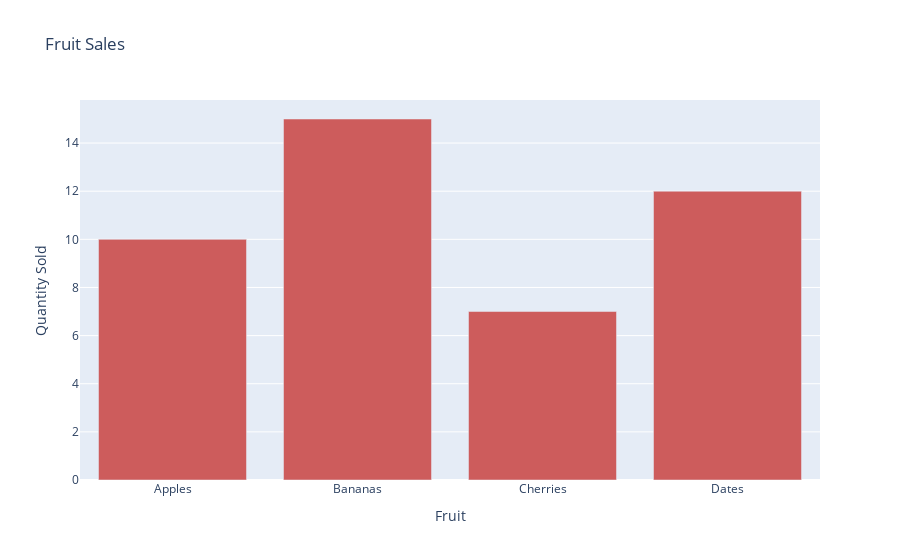

The notebook cell saved with this chart:
### Code cell
# 5. Generate a bar plot using Plotly.

# 5.
import plotly.graph_objects as go

# Sample data
categories = ['Apples', 'Bananas', 'Cherries', 'Dates']
values = [10, 15, 7, 12]

# Create bar plot
fig = go.Figure(data=[go.Bar(
    x=categories,
    y=values,
    marker_color='indianred'  # Optional: customize color
)])

# Update layout
fig.update_layout(
    title='Fruit Sales',
    xaxis_title='Fruit',
    yaxis_title='Quantity Sold'
)

fig.show()

### Figure 1 — Plotly figure (JSON) as saved in the notebook; plotly's stock layout.template omitted (floating-point values rounded to 4 significant figures)
{"data": [{"marker": {"color": "indianred"}, "type": "bar", "x": ["Apples", "Bananas", "Cherries", "Dates"], "y": [10, 15, 7, 12]}], "layout": {"title": {"text": "Fruit Sales"}, "xaxis": {"title": {"text": "Fruit"}}, "yaxis": {"title": {"text": "Quantity Sold"}}}}
